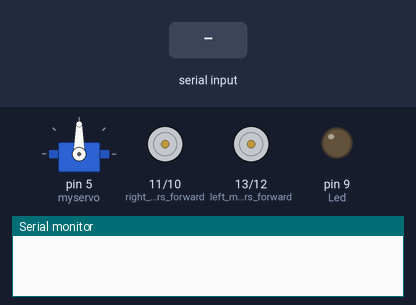
A sketch run on a simulated Arduino Uno, built with avr-gcc and run on an emulated ATmega328P. On the bench: servo, motor-driver pin pairs drawn as motors (green arrow = first pin HIGH = forward, orange = second pin HIGH = backward, longer = more drive), output pins drawn as LEDs (lit = HIGH), the last lines printed to the serial monitor. The test bench sets the inputs (shaded band).

Above: at 1.2 s.
1.3 s: "F" received over Serial
At 2.4 s:
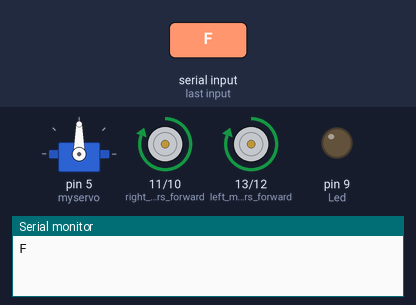
2.9 s: "B" received over Serial
At 3.6 s:
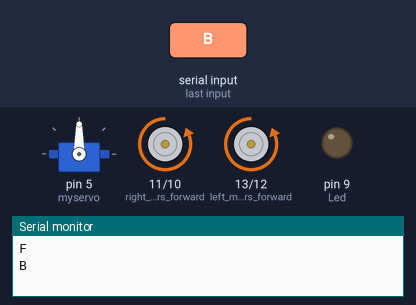
4.4 s: "L" received over Serial
At 4.8 s:
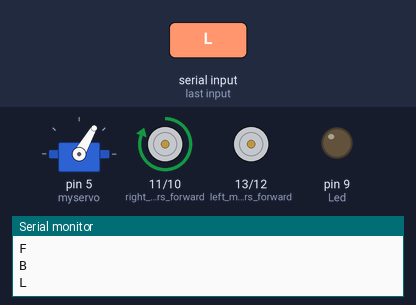
5.9 s: "R" received over Serial
At 7.2 s:
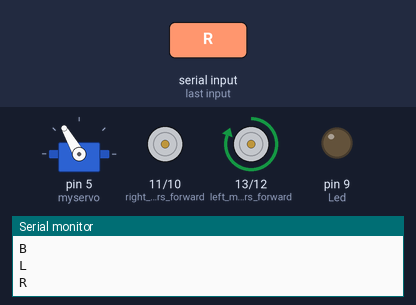
Timing chart, 0 to 8.4 s (numbered marks = the images above; inputs shaded):
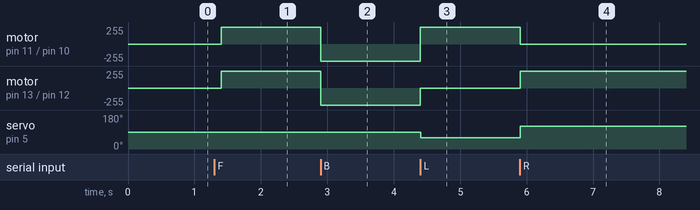

The sketch:

BT_RC_CAR_5.ino
```cpp
// ARDUINO RC CAR WITH 2 REAR WHEELS MOTORS AND SG90 SERVO STEERING

char t;
#include <Servo.h>
Servo myservo;  // create servo object to control a servo

void setup()

{

pinMode(13,OUTPUT);   //left motors forward
pinMode(12,OUTPUT);   //left motors reverse
pinMode(11,OUTPUT);   //right motors forward
pinMode(10,OUTPUT);   //right motors reverse
pinMode(9,OUTPUT);   //Led
pinMode(5,OUTPUT);   //SG90 steering motor
myservo.attach(5);  // attaches the servo on pin 5 to the servo object
Serial.begin(9600);

}

void loop() {
if(Serial.available()){
  t = Serial.read();
  Serial.println(t);
}

if(t == 'F'){            //move forward(all motors rotate in forward direction)
  digitalWrite(10,LOW);
  digitalWrite(12,LOW);
  digitalWrite(13,HIGH);
  digitalWrite(11,HIGH);
  myservo.write(90);                  // sets the servo position according to the scaled value
}

else if(t == 'B'){      //move reverse (all motors rotate in reverse direction)
  digitalWrite(13,LOW);
  digitalWrite(11,LOW);
  digitalWrite(12,HIGH);
  digitalWrite(10,HIGH);
  myservo.write(90);                  // sets the servo position according to the scaled value
}

else if(t == 'L'){      //turn right (left side motors rotate in forward direction, right side motors doesn't rotate)
  digitalWrite(10,LOW);
  digitalWrite(12,LOW);
  digitalWrite(13,LOW);
  digitalWrite(11,HIGH);
  myservo.write(60);                  // sets the servo position according to the scaled value
}

else if(t == 'R'){      //turn left (right side motors rotate in forward direction, left side motors doesn't rotate)
  digitalWrite(10,LOW);
  digitalWrite(12,LOW);
  digitalWrite(11,LOW);
  digitalWrite(13,HIGH);
  myservo.write(120);                  // sets the servo position according to the scaled value
}


else if(t == 'S'){      //STOP (all motors stop)
  digitalWrite(13,LOW);
  digitalWrite(12,LOW);
  digitalWrite(11,LOW);
  digitalWrite(10,LOW);
  myservo.write(90);
}
delay(100);
}
```

Measured:
- after the input at 1.3 s, motor on pin 11 (right_motors_forward) / pin 10 (right_motors_reverse), motor on pin 13 (left_motors_forward) / pin 12 (left_motors_reverse): stopped → forward 255/255 after 0.10 s
- after the input at 2.9 s, motor on pin 11 (right_motors_forward) / pin 10 (right_motors_reverse), motor on pin 13 (left_motors_forward) / pin 12 (left_motors_reverse): forward 255/255 → backward 255/255 at once
- after the input at 4.4 s, motor on pin 11 (right_motors_forward) / pin 10 (right_motors_reverse): backward 255/255 → forward 255/255 at once; motor on pin 13 (left_motors_forward) / pin 12 (left_motors_reverse): backward 255/255 → stopped at once; servo on pin 5 (myservo): 90° → 60° at once
- after the input at 5.9 s, motor on pin 11 (right_motors_forward) / pin 10 (right_motors_reverse): forward 255/255 → stopped at once; motor on pin 13 (left_motors_forward) / pin 12 (left_motors_reverse): stopped → forward 255/255 at once; servo on pin 5 (myservo): 60° → 120° at once
